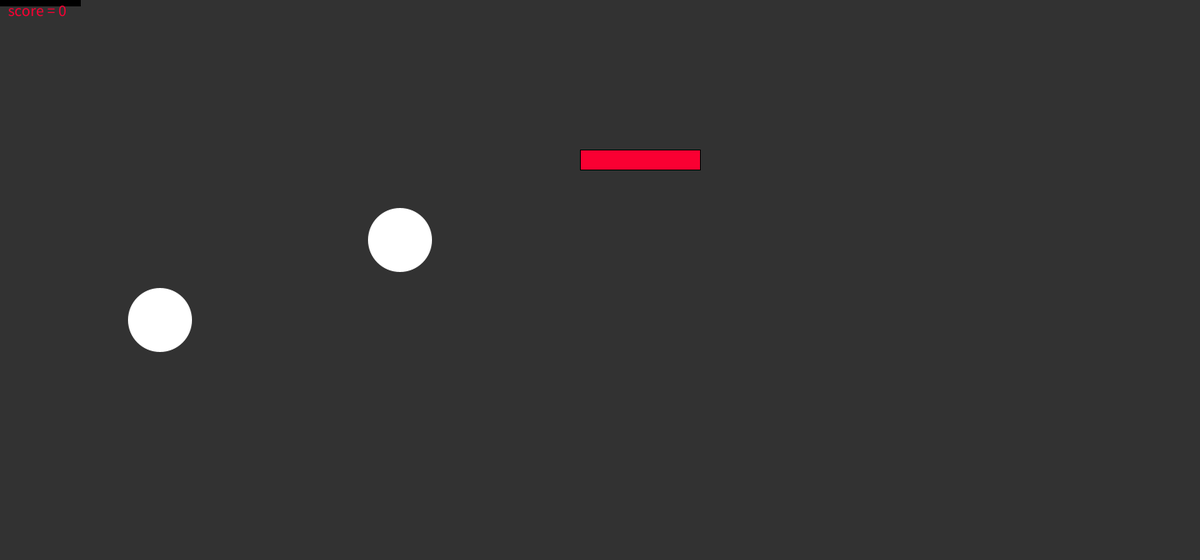
Frame 1 (no input)
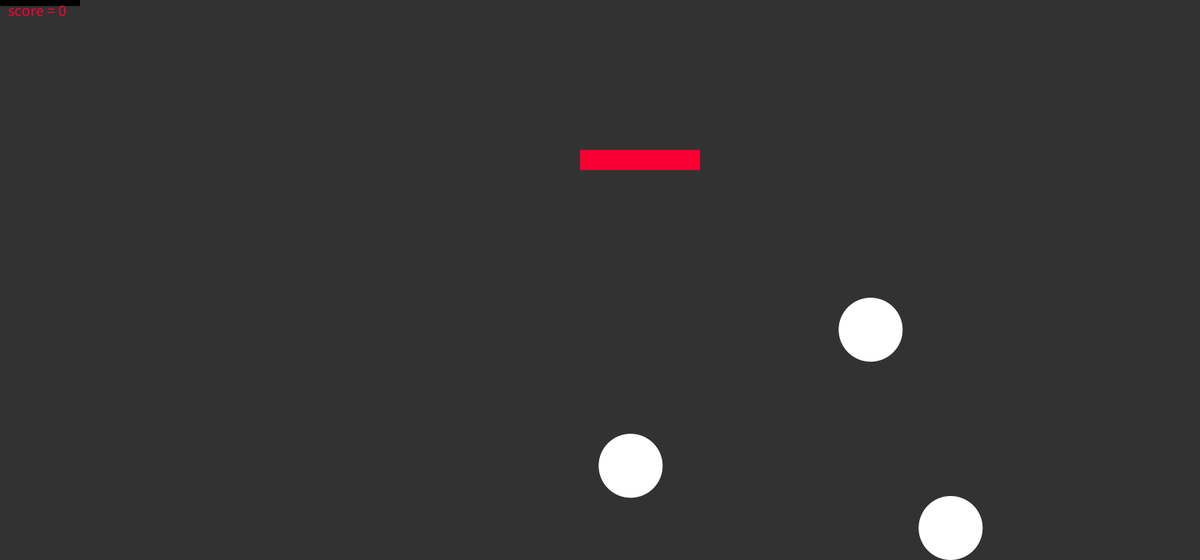
Frame 60 (the mouse pressed at the canvas centre just before this capture)
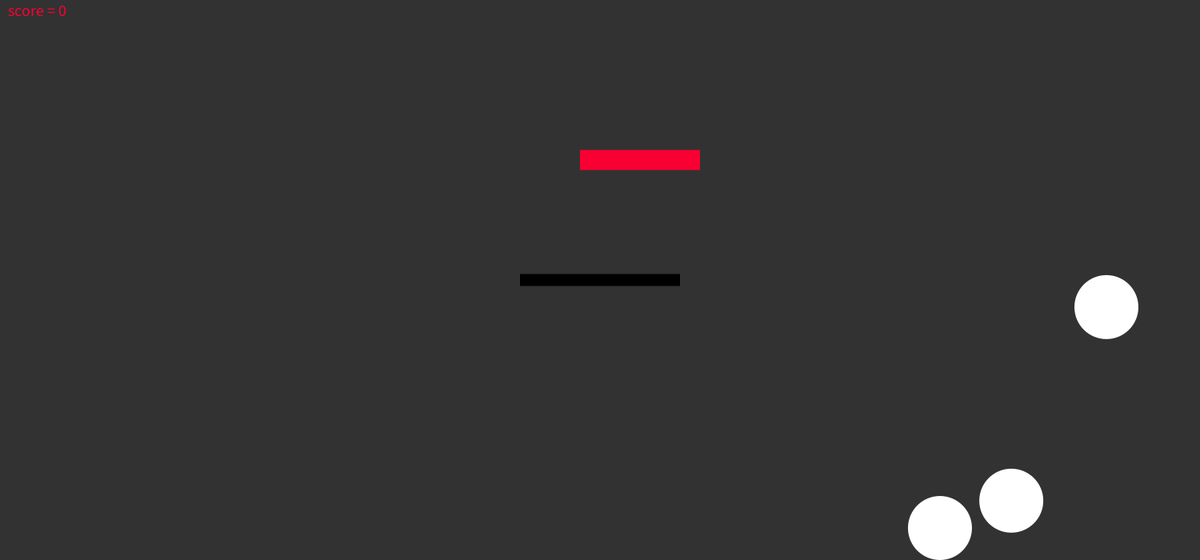
Frame 120 (the mouse held since frame 60 and released just before this capture)

The Processing sketch that drew these frames (run headless with seeded random() and noise(); from frame 60 on, the mouse is pressed at the canvas centre):

// Processing sketch: bouncyBallGame
// ── bouncyBallGame.pde

BallClass[] balls;


void setup() 
{
  size(1500, 700);
  background(0);
  balls = new BallClass[3];
  balls[0] = new BallClass(200,400);
  balls[1] = new BallClass(500,300);
  balls[2] = new BallClass(600,800);
}

void draw()
{
  // Background  
  background(50);

  // Paddle
  drawPaddle();

  // Goal
  fill(#FA0032);
  rect(goalX1, goalY1, goalX2, goalY2);

  textSize(20);
  text("score = " + points, 10, 20);
  
  // Ball
  for(int i = 0; i < balls.length; i++)
  {
    BallClass ball = balls[i];
  
    watchPaddleBounce(ball);
    score(ball);
    ball.drawBall();
    ball.applyGravity();
    ball.keepInScreen();
    ball.applyHorizontalSpeed();
  }
}

// ── BallClass.pde
class BallClass
{
  // Fields
  float posX = 500;
  float posY = 350;
  float ballSize = 80;
  float speedHorizon = 10;
  float speedVert = 0;
  // Collision
  boolean collision = false;

  //Constructor
  BallClass(float posX, float posY)
  {
    this.posX = posX;
    this.posY = posY;
  }

  // Methods

  // Draws the ball
  void drawBall()
  {
    noStroke();
    fill(255);
    ellipse(posX, posY, ballSize, ballSize);
  }

  // Make the ball bounce off the ceiling
  void makeBounceTop(float surface)
  {
    posY = surface+(ballSize/2);
    speedVert*=-1;
    speedVert -= (speedVert * friction);
  }

  // Make the ball bouce off the floor
  void makeBounceBottom(float surface)
  {
    posY = surface-(ballSize/2);
    speedVert*=-1;
    speedVert -= (speedVert * friction);
  }
  // Make the ball bouce off the left wall
  void makeBounceLeft(float surface) {
    posX = surface+(ballSize/2);
    speedHorizon*=-1;
    speedHorizon -= (speedHorizon * friction);
  }
  
  // Make the ball bouce off the right wall
  void makeBounceRight(float surface)
  {
    posX = surface-(ballSize/2);
    speedHorizon*=-1;
    speedHorizon -= (speedHorizon * friction);
  }

  // Moving the ball horizontally
  void applyHorizontalSpeed()
  {
    posX += speedHorizon;
    speedHorizon -= (speedHorizon * airfriction);
    if (posX-(ballSize/2) < 0)
    {
      makeBounceLeft(0);
    }
    if (posX+(ballSize/2) > width)
    {
      makeBounceRight(width);
    }
  }

  // Give ball weight
  void applyGravity()
  {
    speedVert += gravity;
    posY += speedVert;
    speedVert -= (speedVert * airfriction);
  }

  // keep ball in the screen
  void keepInScreen()
  {
    // ball hits floor
    if (posY+(ballSize/2) > height) 
    { 
      makeBounceBottom(height);
    }

    // ball hits ceiling
    if (posY-(ballSize/2) < 0) 
    {
      makeBounceTop(0);
    }
  }
}

// ── functions.pde
// Gravity
float gravity = 1;
float airfriction = 0.0001;
float friction = 0.1;

// Goal
float goalX1 = 800;
float goalY1 = 200;
float goalX2 = 150;
float goalY2 = 25;
int points = 0;

// Paddle
color paddleColor = color(#FA0032);
float paddleHeight = 15;
float paddleWidth = 200;
int paddleBounceRate = 20;

// Score
void score(BallClass ball)
{
  if ((dist(ball.posX, ball.posY, goalX1, goalX2) <= ball.ballSize) && (ball.collision == false)) 
  {
    points = points + 1;
    ball.collision = true;
  } else if ((dist(ball.posX, ball.posY, goalX1, goalX2) >= ball.ballSize) && (ball.collision == true))
  {
    ball.collision = false;
  }
}

void drawPaddle()
{
  fill(paddleColor);
  rectMode(CENTER);
  rect(mouseX, mouseY, paddleWidth, paddleHeight);
}

void watchPaddleBounce(BallClass ball)
{
  float overhead = mouseY - pmouseY;
  if ((ball.posX+(ball.ballSize/2) > mouseX-(paddleWidth/2)) && (ball.posX-(ball.ballSize/2) < mouseX+(paddleWidth/2))) 
  {
    if (dist(ball.posX, ball.posY, ball.posX, mouseY)<=(ball.ballSize/2)+abs(overhead)) 
    {
      ball.makeBounceBottom(mouseY);
      // racket moving up
      if (overhead<0) 
      {
        ball.posY+=overhead;
        ball.speedVert+=overhead;
        ball.speedHorizon = (ball.posX - mouseX)/5;
      }
    }
  }
}
